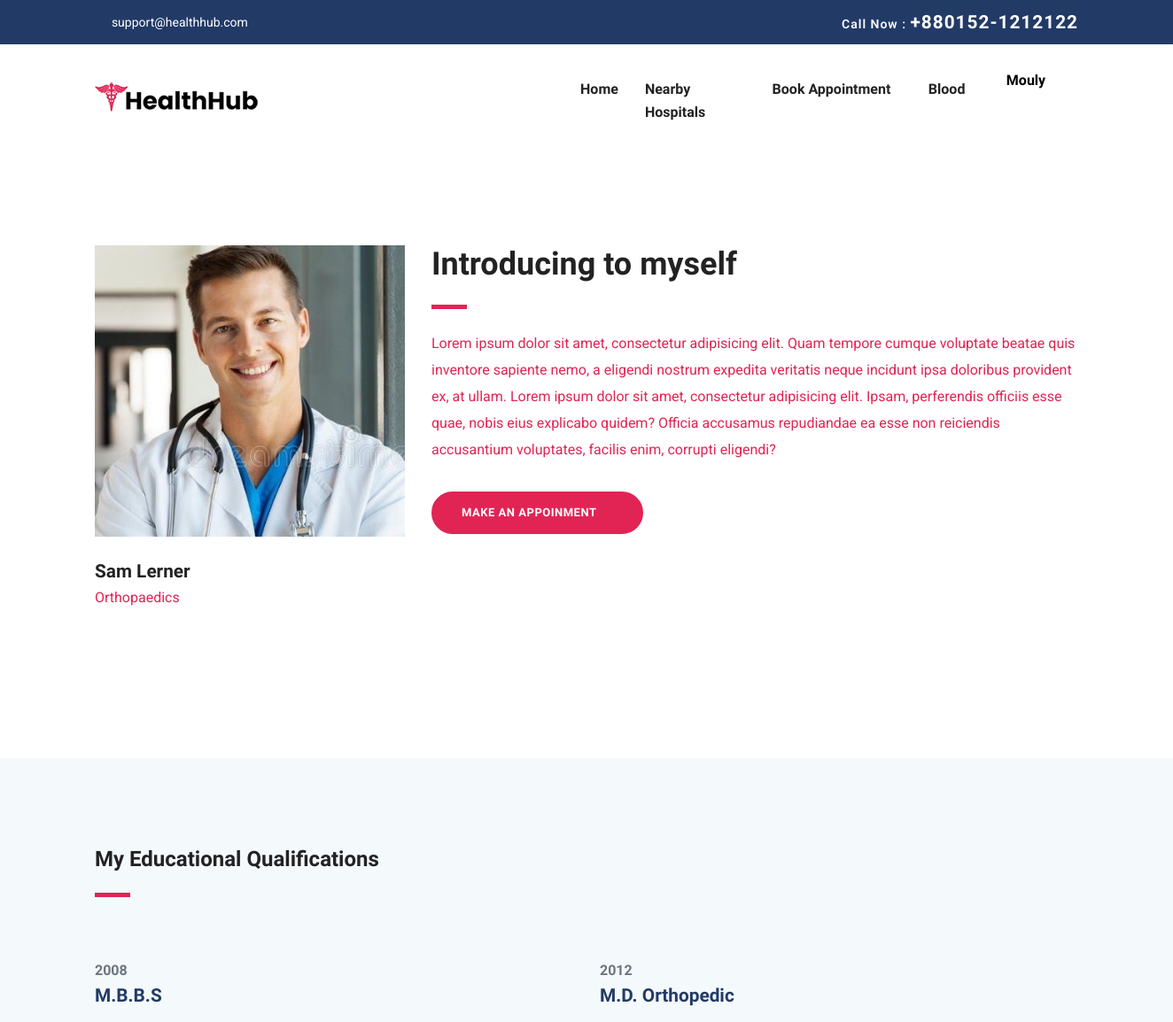
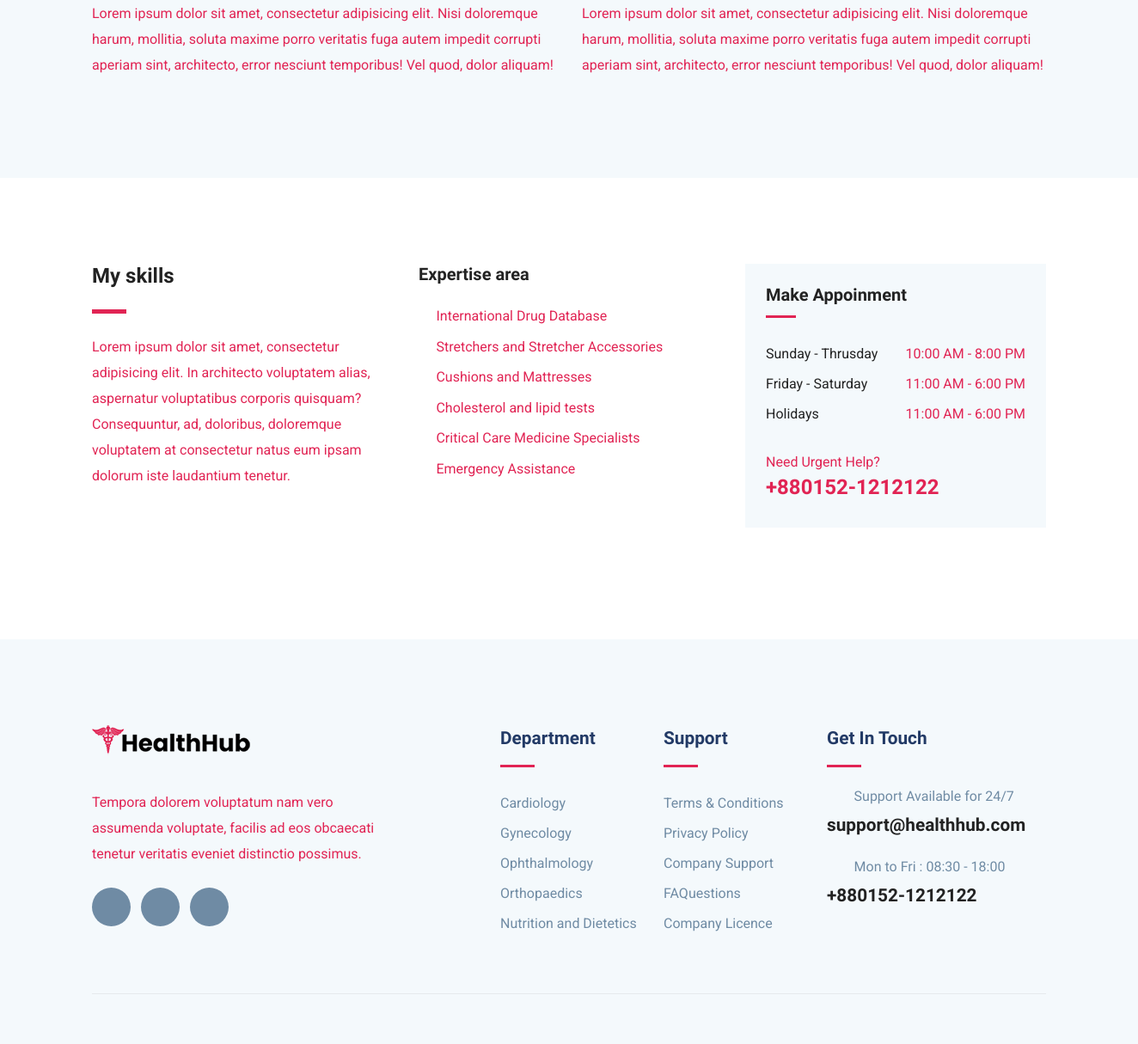
Page /user_doctor_single.php?id=38 (signed in) on the committed database (2 pictures, top to bottom).
### tables this page shows
CREATE TABLE `doctors` (
  `doc_id` int(11) NOT NULL,
  `firstname` varchar(50) NOT NULL,
  `lastname` varchar(50) NOT NULL,
  `nid` varchar(50) NOT NULL,
  `education1` varchar(50) NOT NULL,
  `education2` varchar(50) NOT NULL,
  `year1` varchar(50) NOT NULL,
  `year2` varchar(50) NOT NULL,
  `gender` varchar(50) NOT NULL,
  `contact` varchar(50) NOT NULL,
  `clinic_address` varchar(100) NOT NULL,
  `clinic_city` varchar(50) NOT NULL,
  `clinic_zip` varchar(50) NOT NULL,
  `doc_sched_id` int(11) NOT NULL DEFAULT 1,
  `hos_id` int(11) NOT NULL DEFAULT 0,
  `username` varchar(50) NOT NULL,
  `email` varchar(100) NOT NULL,
  `password` varchar(100) NOT NULL,
  `dep_id` int(11) NOT NULL,
  `dep_name` varchar(100) NOT NULL,
  `join_date` varchar(50) NOT NULL,
  `image` varchar(250) NOT NULL,
  `status` int(11) NOT NULL DEFAULT 0
);

CREATE TABLE `schedule` (
  `sched_id` int(11) NOT NULL,
  `weekends` varchar(100) NOT NULL DEFAULT '11:00 AM - 6:00 PM',
  `weekdays` varchar(100) NOT NULL DEFAULT '10:00 AM - 8:00 PM',
  `holidays` varchar(100) NOT NULL DEFAULT '11:00 AM - 6:00 PM'
);

CREATE TABLE `department` (
  `dep_id` int(11) NOT NULL,
  `sched_id` int(11) NOT NULL DEFAULT 1,
  `image` varchar(250) NOT NULL,
  `dep_name` varchar(50) NOT NULL,
  `dep_short_description` varchar(250) NOT NULL,
  `dep_full_description` varchar(500) NOT NULL
);

### user_doctor_single.php (the view, shortened to what this page needs)
<?php
	include_once("./database/config.php");
	$id = $_GET['id'];
	$sql = "SELECT * FROM doctors WHERE doc_id='$id'";
	$result = mysqli_query($conn, $sql);
	$row=mysqli_fetch_assoc($result);
	$name=$row['firstname'] ." ". $row['lastname'];
	$image=$row['image'];
	$dep_name=$row['dep_name'];
	$education1=$row['education1'];
	$education2=$row['education2'];
	$year1=$row['year1'];
	$year2=$row['year2'];
	$doc_sched_id=$row['doc_sched_id'];
	$sql1 = "SELECT * FROM schedule WHERE sched_id='$doc_sched_id'";
	$result1 = mysqli_query($conn, $sql1);
	$row1=mysqli_fetch_assoc($result1);
	$weekends=$row1['weekends'];
	$weekdays=$row1['weekdays'];
	$holidays=$row1['holidays'];
?>
<!DOCTYPE html>
<html lang="zxx">
<head>
	<link rel="stylesheet" href="plugins/bootstrap/css/bootstrap.min.css">
	<link rel="stylesheet" href="plugins/icofont/icofont.min.css">
	<link rel="stylesheet" href="plugins/slick-carousel/slick/slick.css">
	<link rel="stylesheet" href="plugins/slick-carousel/slick/slick-theme.css">
	<link rel="stylesheet" href="css/style.css">
</head>
<body id="top">
	<?php include_once("./templates/user_header.php");?>
	<section class="section doctor-single">
		<div class="container">
			<div class="row">
				<div class="col-lg-4 col-md-6">
					<div class="doctor-img-block">
						<img src="images/users/<?php echo $image?>" alt="" class="img-fluid w-100">
						<div class="info-block mt-4">
							<h4 class="mb-0"><?php echo $name?></h4>
							<p><?php echo $dep_name?></p>
							<ul class="list-inline mt-4 doctor-social-links">
								<li class="list-inline-item"><a href="#"><i class="icofont-facebook"></i></a></li>
								<li class="list-inline-item"><a href="#"><i class="icofont-twitter"></i></a></li>
								<li class="list-inline-item"><a href="#"><i class="icofont-skype"></i></a></li>
								<li class="list-inline-item"><a href="#"><i class="icofont-linkedin"></i></a></li>
								<li class="list-inline-item"><a href="#"><i class="icofont-pinterest"></i></a></li>
							</ul>
						</div>
					</div>
				</div>
				<div class="col-lg-8 col-md-6">
					<div class="doctor-details mt-4 mt-lg-0">
						<h2 class="text-md">Introducing to myself</h2>
						<div class="divider my-4"></div>
						<p>Lorem ipsum dolor sit amet, consectetur adipisicing elit. Quam tempore cumque voluptate
							beatae quis inventore sapiente nemo, a eligendi nostrum expedita veritatis neque incidunt
							ipsa doloribus provident ex, at ullam. Lorem ipsum dolor sit amet, consectetur adipisicing
							elit. Ipsam, perferendis officiis esse quae, nobis eius explicabo quidem? Officia accusamus
							repudiandae ea esse non reiciendis accusantium voluptates, facilis enim, corrupti eligendi?
						</p>
						<a href="appoinment.php?id=<?php echo $id?>" class="btn btn-main-2 btn-round-full mt-3">Make an Appoinment<i
								class="icofont-simple-right ml-2  "></i></a>
					</div>
				</div>
			</div>
		</div>
	</section>
	<section class="section doctor-qualification gray-bg">
		<div class="container">
			<div class="row">
				<div class="col-lg-6">
					<div class="section-title">
						<h3>My Educational Qualifications</h3>
						<div class="divider my-4"></div>
					</div>
				</div>
			</div>
			<div class="row">
				<div class="col-lg-6">
					<div class="edu-block ">
						<span class="h6 text-muted"><?php echo $year1?> </span>
						<h4 class="mb-3 title-color"><?php echo $education1?></h4>
						<p>Lorem ipsum dolor sit amet, consectetur adipisicing elit. Nisi doloremque harum, mollitia,
							soluta maxime porro veritatis fuga autem impedit corrupti aperiam sint, architecto, error
							nesciunt temporibus! Vel quod, dolor aliquam!</p>
					</div>
				</div>
				<div class="col-lg-6">
					<div class="edu-block">
						<span class="h6 text-muted"><?php echo $year2?> </span>
						<h4 class="mb-3 title-color"><?php echo $education2?></h4>
						<p>Lorem ipsum dolor sit amet, consectetur adipisicing elit. Nisi doloremque harum, mollitia,
							soluta maxime porro veritatis fuga autem impedit corrupti aperiam sint, architecto, error
							nesciunt temporibus! Vel quod, dolor aliquam!</p>
					</div>
				</div>
			</div>
		</div>
	</section>
	<section class="section doctor-skills">
		<div class="container">
			<div class="row">
				<div class="col-lg-4">
					<h3>My skills</h3>
					<div class="divider my-4"></div>
					<p>Lorem ipsum dolor sit amet, consectetur adipisicing elit. In architecto voluptatem alias,
						aspernatur voluptatibus corporis quisquam? Consequuntur, ad, doloribus, doloremque voluptatem at
						consectetur natus eum ipsam dolorum iste laudantium tenetur.</p>
				</div>
				<div class="col-lg-4">
					<div class="skill-list">
						<h5 class="mb-4">Expertise area</h5>
						<ul class="list-unstyled department-service">
							<li><i class="icofont-check mr-2"></i>International Drug Database</li>
							<li><i class="icofont-check mr-2"></i>Stretchers and Stretcher Accessories</li>
							<li><i class="icofont-check mr-2"></i>Cushions and Mattresses</li>
							<li><i class="icofont-check mr-2"></i>Cholesterol and lipid tests</li>
							<li><i class="icofont-check mr-2"></i>Critical Care Medicine Specialists</li>
							<li><i class="icofont-check mr-2"></i>Emergency Assistance</li>
						</ul>
					</div>
				</div>
				<div class="col-lg-4">
					<div class="sidebar-widget  gray-bg p-4">
						<h5 class="mb-4">Make Appoinment</h5>
						<ul class="list-unstyled lh-35">
							<li class="d-flex justify-content-between align-items-center">
								<a href="#">Sunday - Thrusday</a>
								<span><?php echo $weekdays?></span>
							</li>
							<li class="d-flex justify-content-between align-items-center">
								<a href="#">Friday - Saturday</a>
								<span><?php echo $weekends?></span>
							</li>
							<li class="d-flex justify-content-between align-items-center">
								<a href="#">Holidays</a>
								<span><?php echo $holidays?></span>
							</li>
						</ul>
						<div class="sidebar-contatct-info mt-4">
							<p class="mb-0">Need Urgent Help?</p>
							<h3 class="text-color-2">+880152-1212122</h3>
						</div>
					</div>
				</div>
			</div>
		</div>
	</section>
	<?php include_once("./templates/footer.php");?>
</body>
</html>

### templates/footer.php (shortened to what this page needs)
<?php
include_once("./database/config.php");
?>
	<footer class="footer section gray-bg">
		<div class="container">
			<div class="row">
				<div class="col-lg-4 mr-auto col-sm-6">
					<div class="widget mb-5 mb-lg-0">
						<div class="logo mb-4">
							<img src="images/logo.png" alt="" class="img-fluid">
						</div>
						<p>Tempora dolorem voluptatum nam vero assumenda voluptate, facilis ad eos obcaecati tenetur
							veritatis eveniet distinctio possimus.</p>
						<ul class="list-inline footer-socials mt-4">
							<li class="list-inline-item"><a href="https://www.facebook.com/themefisher"><i
										class="icofont-facebook"></i></a></li>
							<li class="list-inline-item"><a href="https://twitter.com/themefisher"><i
										class="icofont-twitter"></i></a></li>
							<li class="list-inline-item"><a href="https://www.pinterest.com/themefisher/"><i
										class="icofont-linkedin"></i></a></li>
						</ul>
					</div>
				</div>
				<div class="col-lg-2 col-md-6 col-sm-6">
					<div class="widget mb-5 mb-lg-0">
						<h4 class="text-capitalize mb-3">Department</h4>
						<div class="divider mb-4"></div>
						<ul class="list-unstyled footer-menu lh-35">
						<?php
							$sql = "SELECT * FROM department LIMIT 5";
							$result = mysqli_query($conn, $sql);
							if($result){
								while($row=mysqli_fetch_assoc($result)){
									$name=$row['dep_name'];
									$id=$row['dep_id'];
						?>
							<li><a href="department-single.php?id=<?php echo $id ?>"><?php echo $name?></a></li>
							<?php
									}
								}
							?>
						</ul>
					</div>
				</div>
				<div class="col-lg-2 col-md-6 col-sm-6">
					<div class="widget mb-5 mb-lg-0">
						<h4 class="text-capitalize mb-3">Support</h4>
						<div class="divider mb-4"></div>
						<ul class="list-unstyled footer-menu lh-35">
							<li><a href="#">Terms & Conditions</a></li>
							<li><a href="#">Privacy Policy</a></li>
							<li><a href="#">Company Support </a></li>
							<li><a href="#">FAQuestions</a></li>
							<li><a href="#">Company Licence</a></li>
						</ul>
					</div>
				</div>
				<div class="col-lg-3 col-md-6 col-sm-6">
					<div class="widget widget-contact mb-5 mb-lg-0">
						<h4 class="text-capitalize mb-3">Get in Touch</h4>
						<div class="divider mb-4"></div>
						<div class="footer-contact-block mb-4">
							<div class="icon d-flex align-items-center">
								<i class="icofont-email mr-3"></i>
								<span class="h6 mb-0">Support Available for 24/7</span>
							</div>
							<h4 class="mt-2"><a href="tel:+23-345-67890">support@healthhub.com</a></h4>
						</div>
						<div class="footer-contact-block">
							<div class="icon d-flex align-items-center">
								<i class="icofont-support mr-3"></i>
								<span class="h6 mb-0">Mon to Fri : 08:30 - 18:00</span>
							</div>
							<h4 class="mt-2"><a href="tel:+23-345-67890">+880152-1212122</a></h4>
						</div>
					</div>
				</div>
			</div>
			<div class="footer-btm py-4 mt-5">
			</div>
		</div>
	</footer>

### css/style.css (style rules this page uses)
html { overflow-x: hidden; }
body { line-height: 1.6; font-family: "Roboto", sans-serif; -webkit-font-smoothing: antialiased; font-size: 16px; color: #e12454; font-weight: 400; }
h1, .h1, h2, .h2, h3, .h3, h4, .h4, h5, .h5, h6, .h6 { font-family: "Exo", sans-serif; font-weight: 700; color: #222; }
h2, .h2 { font-size: 44px; }
h3, .h3 { font-size: 1.5rem; }
h4, .h4 { font-size: 1.3rem; line-height: 30px; }
h5, .h5 { font-size: 1.25rem; }
h6, .h6 { font-size: 1rem; }
p { line-height: 30px; }
.btn { display: inline-block; font-size: 14px; font-size: 0.8125rem; font-weight: 700; letter-spacing: .5px; padding: .75rem 2rem; font-family: "Exo", sans-serif; text-transform: uppercase; border-radius: 5px; border: 2px solid transparent; transition: all .35s ease; }
.btn-main-2 { background: #e12454; color: #fff; border-color: #e12454; }
.btn-round-full { border-radius: 50px; }
.section { padding: 100px 0; }
.text-md { font-size: 2.25rem; }
a { color: #222; text-decoration: none; transition: all .35s ease; }
.title-color { color: #223a66; }
.section-title { margin-bottom: 70px; }
.gray-bg { background: #f4f9fc; }
.text-color-2 { color: #e12454; }
.divider { width: 40px; height: 5px; background: #e12454; }
.department-service { margin-bottom: 40px; }
.department-service li { margin-bottom: 10px; }
.department-service li i { color: #e12454; }
.lh-35 { line-height: 35px; }
.sidebar-widget { margin-bottom: 30px; padding-bottom: 35px; }
.sidebar-widget h5 { margin-bottom: 30px; position: relative; padding-bottom: 15px; }
.sidebar-widget h5:before { position: absolute; content: ""; left: 0px; bottom: 0px; width: 35px; height: 3px; background: #e12454; }
.footer { padding-bottom: 10px; }
.logo { font-weight: 600; letter-spacing: 1px; }
.widget .divider { height: 3px; }
.widget h4 { color: #223a66; }
.widget .footer-menu a { color: #6F8BA4; }
.footer-contact-block span { font-weight: 400; color: #6F8BA4; }
.footer-contact-block i { font-size: 20px; }
.footer-btm { border-top: 1px solid rgba(0, 0, 0, 0.06); }
.footer-socials li a { width: 45px; height: 45px; background: #6F8BA4; color: #fff; display: inline-block; text-align: center; border-radius: 100%; padding-top: 12px; }

### rows in the picture
doctors: image (picture), name "Sam Lerner", dep_name "Orthopaedics", year1 "2008", education1 "M.B.B.S", year2 "2012", education2 "M.D. Orthopedic"
schedule: weekdays "10:00 AM - 8:00 PM", weekends "11:00 AM - 6:00 PM", holidays "11:00 AM - 6:00 PM"
department: dep_name "Cardiology"
department: dep_name "Gynecology"
department: dep_name "Ophthalmology"
department: dep_name "Orthopaedics"
department: dep_name "Nutrition and Dietetics"

### other values in the picture
$username "Mouly"
